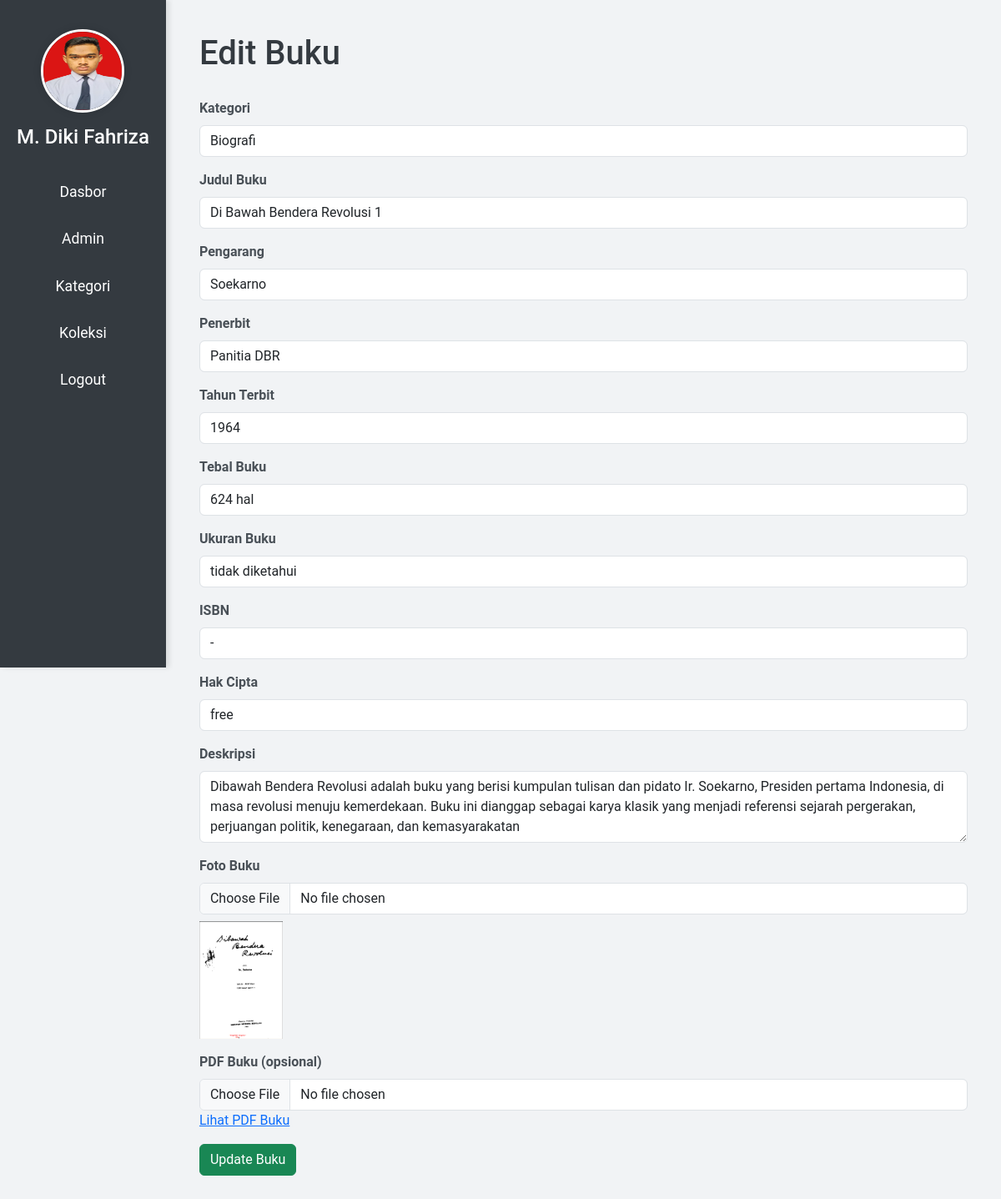
Page /editbuku.php?id_buku=2 (signed in) on the committed database.
### tables this page shows
CREATE TABLE `buku` (
  `id_buku` int(4) NOT NULL,
  `id_kategori` int(11) NOT NULL,
  `judul_buku` varchar(50) NOT NULL,
  `pengarang` varchar(20) NOT NULL,
  `penerbit` varchar(20) NOT NULL,
  `tahun_terbit` int(4) NOT NULL,
  `tebal_buku` varchar(20) NOT NULL,
  `ukuran_buku` varchar(20) NOT NULL,
  `isbn` varchar(17) NOT NULL,
  `hak_cipta` varchar(20) NOT NULL,
  `tanggal_input` date NOT NULL,
  `deskripsi` varchar(1000) NOT NULL,
  `foto` varchar(50) NOT NULL,
  `pdf` varchar(50) NOT NULL,
  `views` int(11) DEFAULT 0,
  `downloads` int(11) DEFAULT 0
);

### editbuku.php (the view, shortened to what this page needs)
<?php
include "koneksi.php";
$id_admin = $_SESSION['id_admin'];
$admin_sql = "SELECT * FROM admin WHERE id_admin = '$id_admin'";
$admin_result = $conn->query($admin_sql);
$admin = $admin_result->fetch_assoc();
$id_buku = $_GET['id_buku'];
$buku_sql = "SELECT * FROM buku WHERE id_buku = '$id_buku'";
$buku_result = $conn->query($buku_sql);
$options_kategori = '';
try {
    $pdo = new PDO("mysql:host=$server;dbname=$database", $username, $password);
    $pdo->setAttribute(PDO::ATTR_ERRMODE, PDO::ERRMODE_EXCEPTION);
    $stmt = $pdo->query("SELECT id_kategori, kategori FROM kategori ORDER BY kategori ASC");
    while ($row = $stmt->fetch(PDO::FETCH_ASSOC)) {
        $options_kategori .= '<option value="' . $row['id_kategori'] . '">' . $row['kategori'] . '</option>';
    }
} catch (PDOException $e) {
    echo 'Koneksi gagal: ' . $e->getMessage();
}
$buku_data = $buku_result->fetch_assoc();
?>
<!DOCTYPE html>
<html lang="en">
<head>
    <link href="https://cdn.jsdelivr.net/npm/bootstrap@5.3.0/dist/css/bootstrap.min.css" rel="stylesheet">
</head>
<body>
<div class="d-flex">
        <div class="sidebar d-flex flex-column align-items-center">
            <a href="profiladmin.php">
                <img src="img/admin/<?php echo $admin['foto_admin']; ?>" alt="Admin Photo">
                <h4 class="mt-2"><?php echo $admin['nama_admin']; ?></h4>
            </a>
            <a href="dasbor.php">Dasbor</a>
            <a href="dataadmin.php">Admin</a>
            <a href="datakategori.php">Kategori</a>
            <a href="koleksi.php">Koleksi</a>
            <a href="logout.php">Logout</a>
        </div>
        <div class="dashboard-content flex-grow-1">
            <h1>Edit Buku</h1>
            <form action="editbuku.php?id_buku=<?php echo $id_buku; ?>" method="post" enctype="multipart/form-data">
                <div class="mb-3">
                    <label for="id_kategori" class="form-label">Kategori</label>
                    <select class="form-control" id="id_kategori" name="id_kategori" required>
                        <?php echo $options_kategori; ?>
                    </select>
                </div>
                <div class="mb-3">
                    <label for="judul_buku" class="form-label">Judul Buku</label>
                    <input type="text" class="form-control" id="judul_buku" name="judul_buku" value="<?php echo $buku_data['judul_buku']; ?>" required>
                </div>
                <div class="mb-3">
                    <label for="pengarang" class="form-label">Pengarang</label>
                    <input type="text" class="form-control" id="pengarang" name="pengarang" value="<?php echo $buku_data['pengarang']; ?>" required>
                </div>
                <div class="mb-3">
                    <label for="penerbit" class="form-label">Penerbit</label>
                    <input type="text" class="form-control" id="penerbit" name="penerbit" value="<?php echo $buku_data['penerbit']; ?>" required>
                </div>
                <div class="mb-3">
                    <label for="tahun_terbit" class="form-label">Tahun Terbit</label>
                    <input type="number" class="form-control" id="tahun_terbit" name="tahun_terbit" value="<?php echo $buku_data['tahun_terbit']; ?>" required>
                </div>
                <div class="mb-3">
                    <label for="tebal_buku" class="form-label">Tebal Buku</label>
                    <input type="text" class="form-control" id="tebal_buku" name="tebal_buku" value="<?php echo $buku_data['tebal_buku']; ?>" required>
                </div>
                <div class="mb-3">
                    <label for="ukuran_buku" class="form-label">Ukuran Buku</label>
                    <input type="text" class="form-control" id="ukuran_buku" name="ukuran_buku" value="<?php echo $buku_data['ukuran_buku']; ?>" required>
                </div>
                <div class="mb-3">
                    <label for="isbn" class="form-label">ISBN</label>
                    <input type="text" class="form-control" id="isbn" name="isbn" value="<?php echo $buku_data['isbn']; ?>" required>
                </div>
                <div class="mb-3">
                    <label for="hak_cipta" class="form-label">Hak Cipta</label>
                    <input type="text" class="form-control" id="hak_cipta" name="hak_cipta" value="<?php echo $buku_data['hak_cipta']; ?>" required>
                </div>
                <div class="mb-3">
                    <label for="deskripsi" class="form-label">Deskripsi</label>
                    <textarea class="form-control" id="deskripsi" name="deskripsi" rows="3" required><?php echo $buku_data['deskripsi']; ?></textarea>
                </div>
                <div class="mb-3">
                    <label for="foto" class="form-label">Foto Buku</label>
                    <input type="file" class="form-control" id="foto" name="foto" accept="img/buku/">
                    <img src="img/buku/<?php echo $buku_data['foto']; ?>" alt="Foto Buku" width="100" class="mt-2">
                </div>
                <div class="mb-3">
                    <label for="pdf" class="form-label">PDF Buku (opsional)</label>
                    <input type="file" class="form-control" id="pdf" name="pdf" accept="application/pdf">
                    <?php if ($buku_data['pdf']): ?>
                        <a href="pdf/<?php echo $buku_data['pdf']; ?>" target="_blank">Lihat PDF Buku</a>
                    <?php endif; ?>
                </div>
                <button type="submit" name="submit" class="btn btn-success">Update Buku</button>
            </form>
        </div>
    </div>
</body>
</html>

### editbuku.php (style rules this page uses)
body { font-family: 'Roboto', sans-serif; background-color: #f1f3f5; color: #495057; }
.sidebar { height: 100vh; background-color: #343a40; padding-top: 20px; box-shadow: 4px 0 6px rgba(0, 0, 0, 0.1); }
.sidebar a { color: #fff; display: block; padding: 15px 20px; text-decoration: none; font-size: 1.1rem; transition: background-color 0.3s ease; }
.sidebar img { width: 100px; height: 100px; border-radius: 50%; margin-bottom: 15px; border: 3px solid #fff; box-shadow: 0 0 10px rgba(0, 0, 0, 0.15); display: block; margin-left: auto; margin-right: auto; }
.sidebar h4 { color: #fff; margin-top: 10px; }
.dashboard-content { padding: 40px; flex-grow: 1; }
.dashboard-content h1 { color: #343a40; margin-bottom: 30px; }
.form-label { font-weight: bold; }

### rows in the picture
buku: judul_buku "Di Bawah Bendera Revolusi 1", pengarang "Soekarno", penerbit "Panitia DBR", tahun_terbit "1964", tebal_buku "624 hal", ukuran_buku "tidak diketahui", isbn "-", hak_cipta "free", deskripsi "Dibawah Bendera Revolusi adalah buku yang berisi kumpulan tulisan dan pidato Ir. Soekarno, Presiden pertama Indonesia, di masa revolusi menuju kemerdekaan. Buku ini dianggap sebagai karya klasik yang menjadi referensi sejarah pergerakan, perjuangan politik, kenegaraan, dan kemasyarakatan", foto (picture)

### other values in the picture
$admin['nama_admin'] "M. Diki Fahriza"
form field id_kategori "Biografi"
